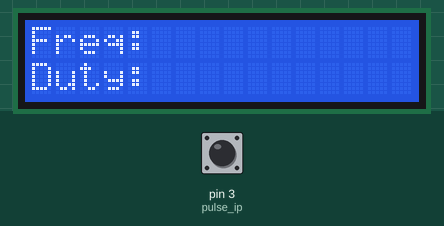
Recording of a sketch running on a simulated Arduino Uno, built with avr-gcc and run on an emulated ATmega328P. Shown: 16×2 character LCD. The test bench sets the inputs (shaded band); at power-on: pin 3 (pulse_ip) LOW.

Above: at 0.1 s.
At 2.1 s:
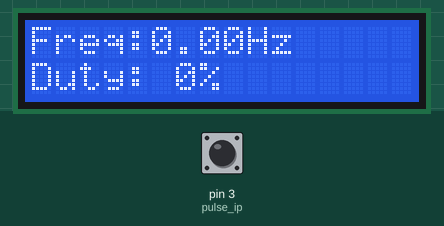

The sketch:

Arduino_frequency_meter.ino
```cpp
#include <LiquidCrystal.h>

LiquidCrystal lcd(7,8,9,10,11,12);
#define pulse_ip 3
int ontime,offtime,duty;
float freq,period;

void setup()
{
  pinMode(pulse_ip,INPUT);
  lcd.begin(16, 2);
  lcd.clear();
  lcd.print("Freq:");
  lcd.setCursor(0,1);
  lcd.print("Duty:");
}
void loop()
{
   ontime = pulseIn(pulse_ip,HIGH);
   offtime = pulseIn(pulse_ip,LOW);
   period = ontime+offtime;
   freq = 1000000.0/period;
   duty = (ontime/period)*100;
   if(period==0){
    freq=0;

    }
   lcd.setCursor(5,0);
   lcd.print("           ");
   lcd.setCursor(5,0);
   if(freq<1000){
   lcd.print(freq);
   lcd.print("Hz");
   }else if(freq>999|freq<1000000){
   lcd.print(freq/1000);
   lcd.print("KHz");
   }else if(freq>999999|freq<1000000000){
   lcd.print(freq/1000000);
   lcd.print("MHz");
   }
   lcd.setCursor(6,1);
   lcd.print("           ");
   lcd.setCursor(6,1);
   lcd.print(duty);
   lcd.print('%');
   delay(1000);
}
```
